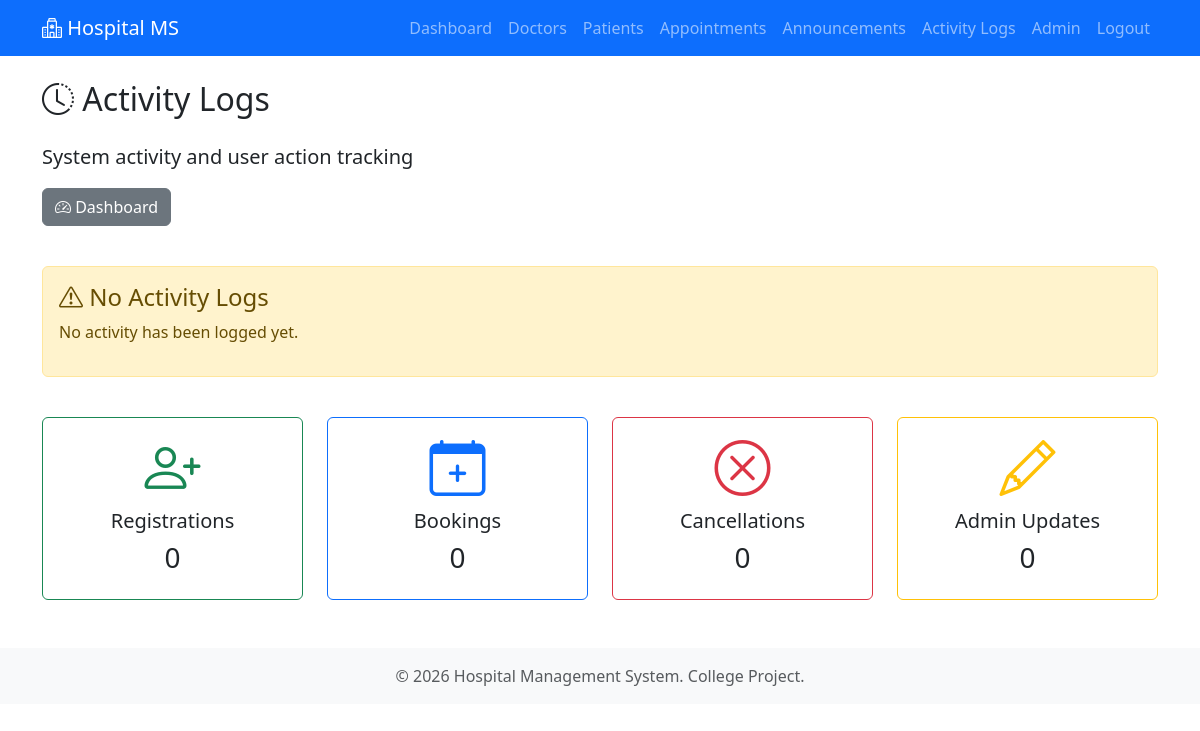
Before: /admin/activity-logs (signed in) with the older database file.
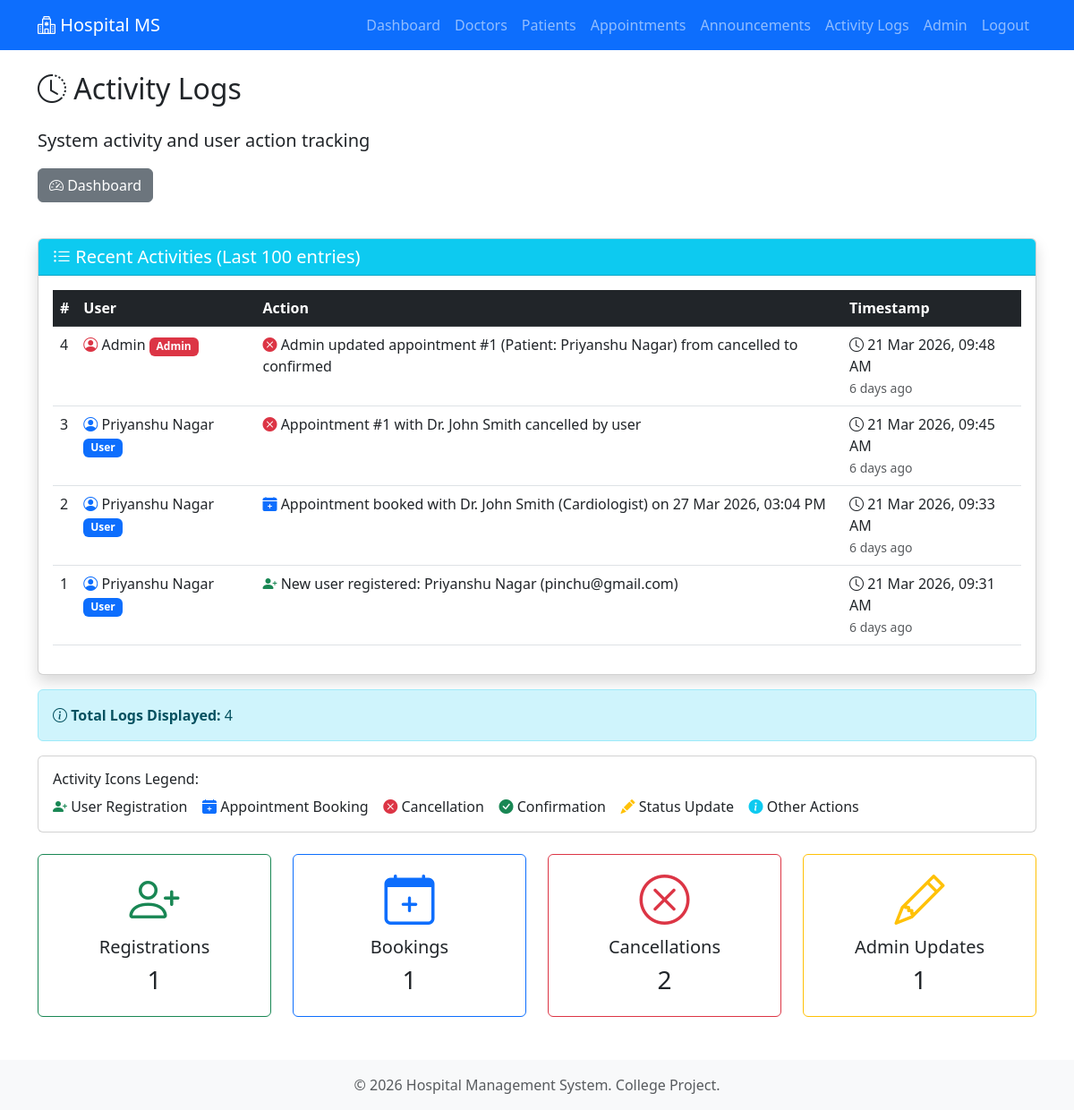
After: the same page with the newer database file.
### models.py (models this page shows, shortened)
class User(UserMixin, db.Model):
    __tablename__ = 'users'
    id = db.Column(db.Integer, primary_key=True)
    name = db.Column(db.String(100), nullable=False)
    email = db.Column(db.String(120), unique=True, nullable=False)
    password_hash = db.Column(db.String(255), nullable=False)
    role = db.Column(db.String(20), nullable=False, default='user')  # 'user' or 'admin'
    created_at = db.Column(db.DateTime, default=datetime.utcnow)
    appointments = db.relationship('Appointment', backref='patient', lazy=True, cascade='all, delete-orphan')
    @property
    def is_admin(self):
        return self.role == 'admin'

class ActivityLog(db.Model):
    __tablename__ = 'activity_logs'
    id = db.Column(db.Integer, primary_key=True)
    user_id = db.Column(db.Integer, db.ForeignKey('users.id'), nullable=True)  # Nullable for system actions
    action = db.Column(db.String(500), nullable=False)
    timestamp = db.Column(db.DateTime, default=datetime.utcnow)
    user = db.relationship('User', backref=db.backref('activity_logs', lazy=True))

### admin.py (the view)
@admin_bp.route('/activity-logs')
@login_required
@admin_required
def activity_logs():
    from datetime import datetime
    logs = ActivityLog.query.order_by(ActivityLog.timestamp.desc()).limit(100).all()
    registration_count = sum(1 for log in logs if 'registered' in log.action)
    booking_count = sum(1 for log in logs if 'booked' in log.action)
    cancellation_count = sum(1 for log in logs if 'cancelled' in log.action)
    admin_update_count = sum(1 for log in logs if 'Admin updated' in log.action)
    return render_template('admin/activity_logs.html',
                         logs=logs,
                         now=datetime.now(),
                         registration_count=registration_count,
                         booking_count=booking_count,
                         cancellation_count=cancellation_count,
                         admin_update_count=admin_update_count)

### admin.py (called while the page is built)
def admin_required(f):
    @wraps(f)
    def decorated_function(*args, **kwargs):
        if not current_user.is_admin:
            flash('Access denied. Admin privileges required.', 'danger')
            return redirect(url_for('user.dashboard'))
        return f(*args, **kwargs)
    return decorated_function

### app.py (called while the page is built)
@login_manager.user_loader
def load_user(user_id):
    return User.query.get(int(user_id))

### templates/admin/activity_logs.html (shortened to what this page needs)
{% extends "base.html" %}
{% block content %}
<div class="row">
    <div class="col-md-12">
        <h2 class="mb-4">
            <i class="bi bi-clock-history"></i> Activity Logs
        </h2>
        <p class="lead">System activity and user action tracking</p>
        <div class="mb-3">
            <a href="{{ url_for('admin.dashboard') }}" class="btn btn-secondary">
                <i class="bi bi-speedometer2"></i> Dashboard
            </a>
        </div>
    </div>
</div>
<div class="row mt-4">
    <div class="col-md-12">
        {% if logs %}
            <div class="card shadow">
                <div class="card-header bg-info text-white">
                    <h5 class="mb-0"><i class="bi bi-list-ul"></i> Recent Activities (Last 100 entries)</h5>
                </div>
                <div class="card-body">
                    <div class="table-responsive">
                        <table class="table table-hover">
                            <thead class="table-dark">
                                <tr>
                                    <th>#</th>
                                    <th>User</th>
                                    <th>Action</th>
                                    <th>Timestamp</th>
                                </tr>
                            </thead>
                            <tbody>
                                {% for log in logs %}
                                <tr>
                                    <td>{{ log.id }}</td>
                                    <td>
                                        {% if log.user %}
                                            <i class="bi bi-person-circle {% if log.user.is_admin %}text-danger{% else %}text-primary{% endif %}"></i>
                                            {{ log.user.name }}
                                            {% if log.user.is_admin %}
                                                <span class="badge bg-danger">Admin</span>
                                            {% else %}
                                                <span class="badge bg-primary">User</span>
                                            {% endif %}
                                        {% else %}
                                            <span class="text-muted">System</span>
                                        {% endif %}
                                    </td>
                                    <td>
                                        {% if 'registered' in log.action %}
                                            <i class="bi bi-person-plus-fill text-success"></i>
                                        {% elif 'booked' in log.action %}
                                            <i class="bi bi-calendar-plus-fill text-primary"></i>
                                        {% elif 'cancelled' in log.action %}
                                            <i class="bi bi-x-circle-fill text-danger"></i>
                                        {% elif 'updated' in log.action %}
                                            <i class="bi bi-pencil-fill text-warning"></i>
                                        {% elif 'confirmed' in log.action %}
                                            <i class="bi bi-check-circle-fill text-success"></i>
                                        {% else %}
                                            <i class="bi bi-info-circle-fill text-info"></i>
                                        {% endif %}
                                        {{ log.action }}
                                    </td>
                                    <td>
                                        <i class="bi bi-clock"></i>
                                        {{ log.timestamp.strftime('%d %b %Y, %I:%M %p') }}
                                        <br>
                                        <small class="text-muted">
                                            {% set time_diff = (now - log.timestamp).total_seconds() %}
                                            {% if time_diff < 60 %}
                                                Just now
                                            {% elif time_diff < 3600 %}
                                                {{ (time_diff / 60) | int }} minutes ago
                                            {% elif time_diff < 86400 %}
                                                {{ (time_diff / 3600) | int }} hours ago
                                            {% else %}
                                                {{ (time_diff / 86400) | int }} days ago
                                            {% endif %}
                                        </small>
                                    </td>
                                </tr>
                                {% endfor %}
                            </tbody>
                        </table>
                    </div>
                </div>
            </div>
            <div class="alert alert-info mt-3">
                <i class="bi bi-info-circle"></i> <strong>Total Logs Displayed:</strong> {{ logs|length }}
            </div>
            <div class="card mt-3">
                <div class="card-body">
                    <h6>Activity Icons Legend:</h6>
                    <i class="bi bi-person-plus-fill text-success"></i> User Registration &nbsp;&nbsp;
                    <i class="bi bi-calendar-plus-fill text-primary"></i> Appointment Booking &nbsp;&nbsp;
                    <i class="bi bi-x-circle-fill text-danger"></i> Cancellation &nbsp;&nbsp;
                    <i class="bi bi-check-circle-fill text-success"></i> Confirmation &nbsp;&nbsp;
                    <i class="bi bi-pencil-fill text-warning"></i> Status Update &nbsp;&nbsp;
                    <i class="bi bi-info-circle-fill text-info"></i> Other Actions
                </div>
            </div>
        {% else %}
            <div class="alert alert-warning">
                <h4><i class="bi bi-exclamation-triangle"></i> No Activity Logs</h4>
                <p>No activity has been logged yet.</p>
            </div>
        {% endif %}
    </div>
</div>
<div class="row mt-4">
    <div class="col-md-3">
        <div class="card border-success">
            <div class="card-body text-center">
                <i class="bi bi-person-plus display-4 text-success"></i>
                <h5 class="mt-2">Registrations</h5>
                <h3>{{ registration_count }}</h3>
            </div>
        </div>
    </div>
    <div class="col-md-3">
        <div class="card border-primary">
            <div class="card-body text-center">
                <i class="bi bi-calendar-plus display-4 text-primary"></i>
                <h5 class="mt-2">Bookings</h5>
                <h3>{{ booking_count }}</h3>
            </div>
        </div>
    </div>
    <div class="col-md-3">
        <div class="card border-danger">
            <div class="card-body text-center">
                <i class="bi bi-x-circle display-4 text-danger"></i>
                <h5 class="mt-2">Cancellations</h5>
                <h3>{{ cancellation_count }}</h3>
            </div>
        </div>
    </div>
    <div class="col-md-3">
        <div class="card border-warning">
            <div class="card-body text-center">
                <i class="bi bi-pencil display-4 text-warning"></i>
                <h5 class="mt-2">Admin Updates</h5>
                <h3>{{ admin_update_count }}</h3>
            </div>
        </div>
    </div>
</div>
{% endblock %}

### templates/base.html (shortened to what this page needs)
<!DOCTYPE html>
<html lang="en">
<head>
    <link href="https://cdn.jsdelivr.net/npm/bootstrap@5.3.0/dist/css/bootstrap.min.css" rel="stylesheet">
    <link rel="stylesheet" href="https://cdn.jsdelivr.net/npm/bootstrap-icons@1.10.0/font/bootstrap-icons.css">
</head>
<body>
    <nav class="navbar navbar-expand-lg navbar-dark bg-primary">
        <div class="container">
            <a class="navbar-brand" href="{{ url_for('index') }}">
                <i class="bi bi-hospital"></i> Hospital MS
            </a>
            <div class="collapse navbar-collapse" id="navbarNav">
                <ul class="navbar-nav ms-auto">
                    {% if current_user.is_authenticated %}
                        {% if current_user.is_admin %}
                            <li class="nav-item">
                                <a class="nav-link" href="{{ url_for('admin.dashboard') }}">Dashboard</a>
                            </li>
                            <li class="nav-item">
                                <a class="nav-link" href="{{ url_for('admin.doctors') }}">Doctors</a>
                            </li>
                            <li class="nav-item">
                                <a class="nav-link" href="{{ url_for('admin.patients') }}">Patients</a>
                            </li>
                            <li class="nav-item">
                                <a class="nav-link" href="{{ url_for('admin.appointments') }}">Appointments</a>
                            </li>
                            <li class="nav-item">
                                <a class="nav-link" href="{{ url_for('admin.announcements') }}">Announcements</a>
                            </li>
                            <li class="nav-item">
                                <a class="nav-link" href="{{ url_for('admin.activity_logs') }}">Activity Logs</a>
                            </li>
                        {% endif %}
                        <li class="nav-item">
                            <span class="nav-link">{{ current_user.name }}</span>
                        </li>
                        <li class="nav-item">
                            <a class="nav-link" href="{{ url_for('auth.logout') }}">Logout</a>
                        </li>
                    {% endif %}
                </ul>
            </div>
        </div>
    </nav>
    <main class="container my-4">
        {% block content %}{% endblock %}
    </main>
    <footer class="bg-light text-center py-3 mt-5">
        <div class="container">
            <p class="text-muted mb-0">&copy; 2026 Hospital Management System. College Project.</p>
        </div>
    </footer>
</body>
</html>

Changed rows visible on the page:
added ActivityLog: id "4", user.name "Admin", action "Admin updated appointment #1 (Patient: Priyanshu Nagar) from cancelled to confirmed", timestamp "21 Mar 2026, 09:48 AM"
added ActivityLog: id "3", user.name "Priyanshu Nagar", shows "User", action "Appointment #1 with Dr. John Smith cancelled by user", timestamp "21 Mar 2026, 09:45 AM"
added ActivityLog: id "2", user.name "Priyanshu Nagar", shows "User", action "Appointment booked with Dr. John Smith (Cardiologist) on 27 Mar 2026, 03:04 PM", timestamp "21 Mar 2026, 09:33 AM"
added ActivityLog: id "1", user.name "Priyanshu Nagar", shows "User", action "New user registered: Priyanshu Nagar (pinchu@gmail.com)", timestamp "21 Mar 2026, 09:31 AM"
Other visible differences:
{{ logs|length }}: (not shown) → "4"
{{ registration_count }}: "0" → "1"
{{ booking_count }}: "0" → "1"
{{ cancellation_count }}: "0" → "2"
{{ admin_update_count }}: "0" → "1"
text no longer shown: "No Activity Logs No activity has been logged yet."
text now shown: "Recent Activities (Last 100 entries) # User Action Timestamp Total Logs Displayed: Activity Icons Legend: User Registration Appointment Booking Cancellation Confirmation Status Update Other Actions"
